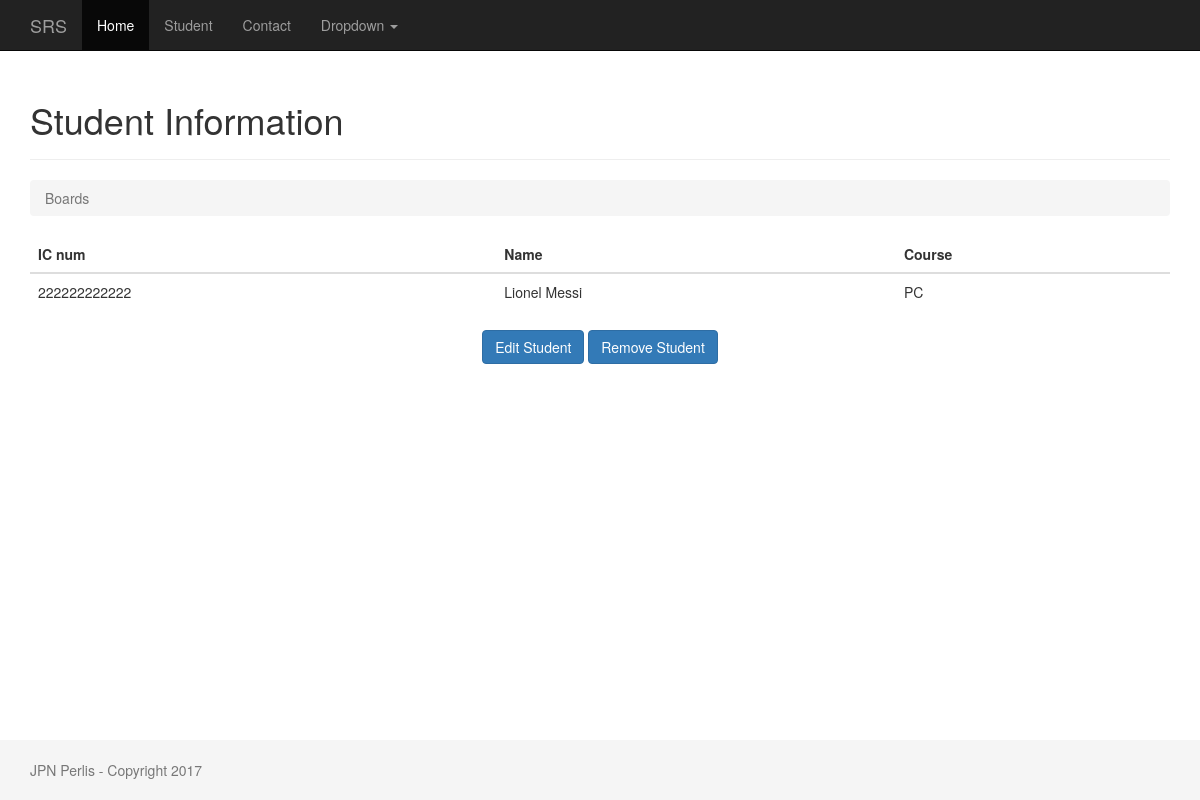
The page /student/2/ on the database its author committed.
### student/models.py (models this page shows, shortened)
class Student(models.Model):
    PROGAMMING = 'PR'
    NETWORKING = 'NT'
    PCTECH = 'PC'
    COURSE_CHOICES = (
        (PROGAMMING, 'Programming'),
        (NETWORKING, 'Networking'),
        (PCTECH, 'PC Technichian'),
    )
    createdby = models.ForeignKey('auth.User',on_delete=models.CASCADE)
    icnum = models.CharField('ID Number',max_length=12,unique=True,blank=False,null=False)
    name = models.CharField('Name',max_length=300)
    course = models.CharField('Courserwork',max_length=2,choices=COURSE_CHOICES,default=PCTECH,)
    created_date = models.DateTimeField('Created Date',default=timezone.now)

### student/views.py (the view)
# urls.py: url(r'^(?P<pk>\d+)/$', views.student_detail, name='student_detail'),
def student_detail(request,pk):
    student = get_object_or_404(Student, pk=pk)
    return render(request, 'student/student_detail.html', {'student': student})

### templates/student/student_detail.html
{% extends 'baseproj.html' %}
{% block content %}
      <div class="page-header">
        <h1>Student Information</h1>
      </div>
      <ol class="breadcrumb my-4">
        <li class="breadcrumb-item active">Boards</li>
      </ol>
      <table class="table">
        <thead class="thead-inverse">
          <tr>
            <th>IC num</th>
            <th>Name</th>
            <th>Course</th>
          </tr>
        </thead>
        <tbody>
            <tr>
              <td>
                {{ student.icnum }}
              </td>
              <td class="align-middle">{{ student.name }}</td>
              <td class="align-middle">{{ student.course }}</td>
            </tr>
        </tbody>
	  </table>
    <p class="text-center">
      <a href="{% url 'student_edit' student.pk %}" class="btn btn-primary" >Edit Student</a>
      <a href="{% url 'student_remove' student.pk %}" class="btn btn-primary" >Remove Student</a>
    </p>
{% endblock %}

### static/css/sticky-footer-navbar.css (style rules this page uses)
html { position: relative; min-height: 100%; }
body { margin-bottom: 60px; }

### rows shown on the page
Student: icnum "222222222222", name "Lionel Messi", course "PC"
